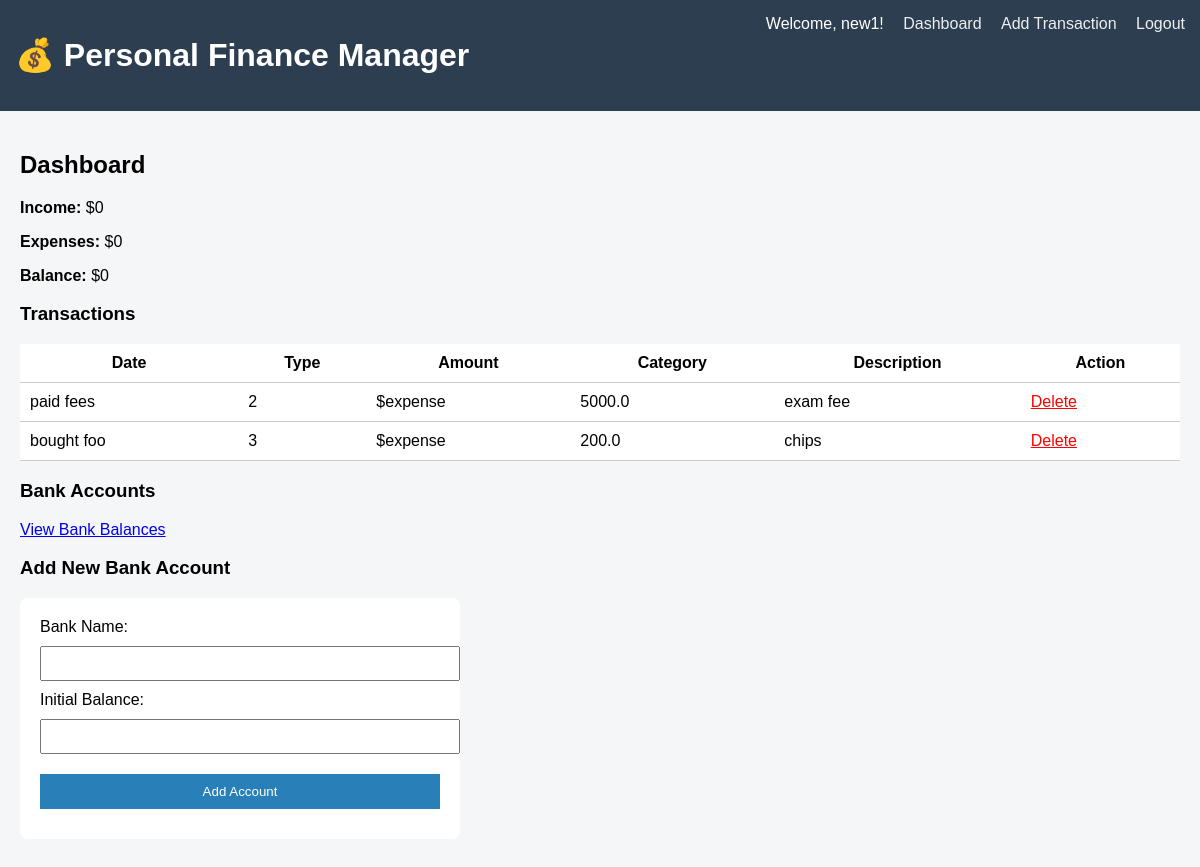
/ (signed in), run on the app's committed database.
### tables this page shows
CREATE TABLE transactions (
                id INTEGER PRIMARY KEY AUTOINCREMENT,
                user_id INTEGER,
                account_id INTEGER,
                type TEXT NOT NULL,
                amount REAL NOT NULL,
                category TEXT NOT NULL,
                description TEXT,
                date TIMESTAMP DEFAULT CURRENT_TIMESTAMP,
                FOREIGN KEY (user_id) REFERENCES users(id),
                FOREIGN KEY (account_id) REFERENCES accounts(id)
            );

### app.py (the view)
@app.route('/')
def index():
    if 'user_id' not in session:
        return redirect(url_for('login'))
    with sqlite3.connect(DB_NAME) as conn:
        cur = conn.cursor()
        cur.execute("SELECT * FROM transactions WHERE user_id = ?", (session['user_id'],))
        transactions = cur.fetchall()
        income = sum(t[3] for t in transactions if t[2] == 'income')
        expenses = sum(t[3] for t in transactions if t[2] == 'expense')
        balance = income - expenses
    return render_template('index.html', transactions=transactions, income=income, expenses=expenses, balance=balance)

### templates/index.html (shortened to what this page needs)
{% extends 'base.html' %}
{% block content %}
<h2>Dashboard</h2>
<div class="summary">
    <p><strong>Income:</strong> ${{ income }}</p>
    <p><strong>Expenses:</strong> ${{ expenses }}</p>
    <p><strong>Balance:</strong> ${{ balance }}</p>
</div>
<h3>Transactions</h3>
<table>
    <tr>
        <th>Date</th>
        <th>Type</th>
        <th>Amount</th>
        <th>Category</th>
        <th>Description</th>
        <th>Action</th>
    </tr>
    {% for t in transactions %}
    <tr>
        <td>{{ t[6][:10] }}</td>
        <td>{{ t[2] }}</td>
        <td>${{ t[3] }}</td>
        <td>{{ t[4] }}</td>
        <td>{{ t[5] }}</td>
        <td><a href="{{ url_for('delete_transaction', id=t[0]) }}" style="color: red;">Delete</a></td>
    </tr>
    {% endfor %}
</table>
<h3>Bank Accounts</h3>
<a href="{{ url_for('bank_balance') }}">View Bank Balances</a>
<h3>Add New Bank Account</h3>
<form method="post" action="{{ url_for('add_account') }}">
    <label for="bank_name">Bank Name:</label>
    <input type="text" name="bank_name" id="bank_name" required>
    <label for="initial_balance">Initial Balance:</label>
    <input type="number" name="initial_balance" step="0.01" id="initial_balance" required>
    <input type="submit" value="Add Account">
</form>
{% endblock %}

### templates/base.html (shortened to what this page needs)
<!DOCTYPE html>
<html>
<head>
    <link rel="stylesheet" href="{{ url_for('static', filename='styles.css') }}">
</head>
<body>
    <div class="navbar">
        <h1>💰 Personal Finance Manager</h1>
        <div class="nav-links">
            {% if 'username' in session %}
                <span>Welcome, {{ session['username'] }}!</span>
                <a href="{{ url_for('index') }}">Dashboard</a>
                <a href="{{ url_for('add_transaction') }}">Add Transaction</a>
                <a href="{{ url_for('logout') }}">Logout</a>
            {% else %}
                <a href="{{ url_for('login') }}">Login</a>
                <a href="{{ url_for('register') }}">Register</a>
            {% endif %}
        </div>
    </div>
    <div class="container">
        {% block content %}{% endblock %}
    </div>
</body>
</html>

### static/styles.css (style rules this page uses)
body { font-family: Arial, sans-serif; background-color: #f4f6f8; margin: 0; padding: 0; }
.navbar { background-color: #2c3e50; color: white; padding: 15px; display: flex; justify-content: space-between; }
.nav-links a { color: #ecf0f1; margin-left: 15px; text-decoration: none; }
.container { padding: 20px; }
form { background: white; padding: 20px; border-radius: 8px; max-width: 400px; margin-bottom: 30px; }
form input, form select { width: 100%; padding: 8px; margin: 10px 0; }
input[type="submit"] { background-color: #2980b9; color: white; border: none; padding: 10px; }
table { width: 100%; border-collapse: collapse; background: white; }
th, td { padding: 10px; border-bottom: 1px solid #ccc; }

### data on the page
transactions: description "paid fees", account "2", type "expense", amount "5000.0", category "exam fee"
transactions: description "bought foo", account "3", type "expense", amount "200.0", category "chips"

### other printed values
{{ session['username'] }} "new1"
{{ income }} "0"
{{ expenses }} "0"
{{ balance }} "0"
